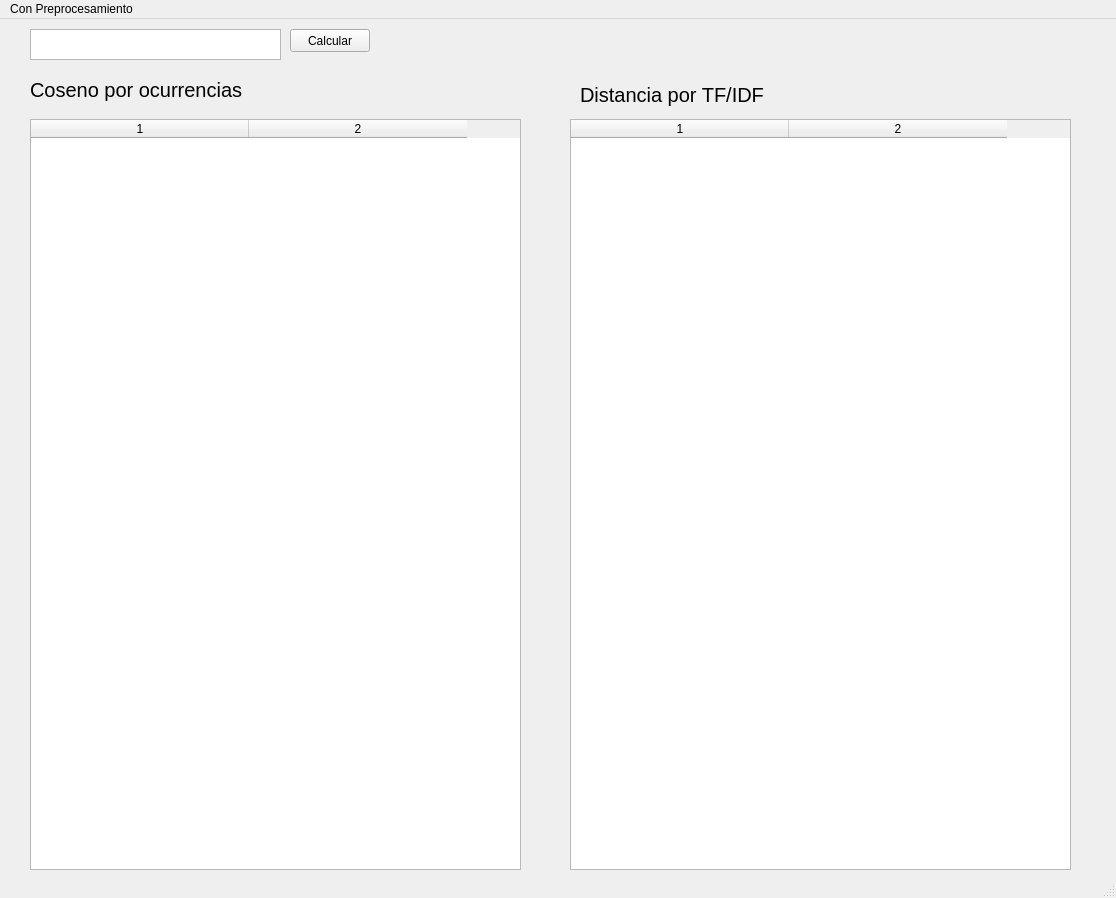
<?xml version="1.0" encoding="UTF-8"?>
<ui version="4.0">
 <class>MainWindow</class>
 <widget class="QMainWindow" name="MainWindow">
  <property name="geometry">
   <rect>
    <x>0</x>
    <y>0</y>
    <width>1116</width>
    <height>898</height>
   </rect>
  </property>
  <property name="windowTitle">
   <string>MainWindow</string>
  </property>
  <widget class="QWidget" name="centralwidget">
   <widget class="QTextEdit" name="txtSearchWord">
    <property name="geometry">
     <rect>
      <x>30</x>
      <y>10</y>
      <width>251</width>
      <height>31</height>
     </rect>
    </property>
   </widget>
   <widget class="QPushButton" name="btnCalcular">
    <property name="geometry">
     <rect>
      <x>290</x>
      <y>10</y>
      <width>80</width>
      <height>23</height>
     </rect>
    </property>
    <property name="text">
     <string>Calcular</string>
    </property>
   </widget>
   <widget class="QTableWidget" name="tblOcurrencias">
    <property name="geometry">
     <rect>
      <x>30</x>
      <y>100</y>
      <width>491</width>
      <height>751</height>
     </rect>
    </property>
    <property name="columnCount">
     <number>2</number>
    </property>
    <attribute name="horizontalHeaderDefaultSectionSize">
     <number>218</number>
    </attribute>
    <column/>
    <column/>
   </widget>
   <widget class="QTableWidget" name="tblTFIDF">
    <property name="geometry">
     <rect>
      <x>570</x>
      <y>100</y>
      <width>501</width>
      <height>751</height>
     </rect>
    </property>
    <property name="columnCount">
     <number>2</number>
    </property>
    <attribute name="horizontalHeaderDefaultSectionSize">
     <number>218</number>
    </attribute>
    <column/>
    <column/>
   </widget>
   <widget class="QLabel" name="label">
    <property name="geometry">
     <rect>
      <x>30</x>
      <y>50</y>
      <width>391</width>
      <height>41</height>
     </rect>
    </property>
    <property name="font">
     <font>
      <pointsize>15</pointsize>
     </font>
    </property>
    <property name="text">
     <string>Coseno por ocurrencias</string>
    </property>
   </widget>
   <widget class="QLabel" name="label_2">
    <property name="geometry">
     <rect>
      <x>580</x>
      <y>60</y>
      <width>361</width>
      <height>31</height>
     </rect>
    </property>
    <property name="font">
     <font>
      <pointsize>15</pointsize>
     </font>
    </property>
    <property name="text">
     <string>Distancia por TF/IDF</string>
    </property>
   </widget>
  </widget>
  <widget class="QMenuBar" name="menubar">
   <property name="geometry">
    <rect>
     <x>0</x>
     <y>0</y>
     <width>1116</width>
     <height>20</height>
    </rect>
   </property>
   <widget class="QMenu" name="menuCon_Preprocesamiento">
    <property name="title">
     <string>Con Preprocesamiento</string>
    </property>
   </widget>
   <addaction name="menuCon_Preprocesamiento"/>
  </widget>
  <widget class="QStatusBar" name="statusbar"/>
 </widget>
 <resources/>
 <connections/>
</ui>
